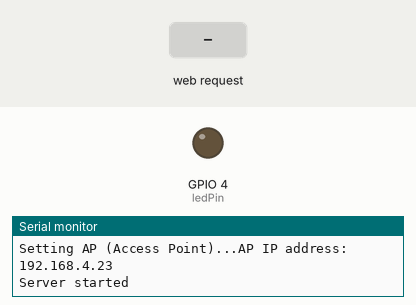
Simulated run of this sketch. Board: ESP32. Shown: output pins drawn as LEDs (lit = HIGH), the last lines printed to the serial monitor. Inputs (shaded band) come from the test bench.

Above: at 1.2 s.
1.3 s: HTTP request GET /led?state=on received
At 2.5 s:
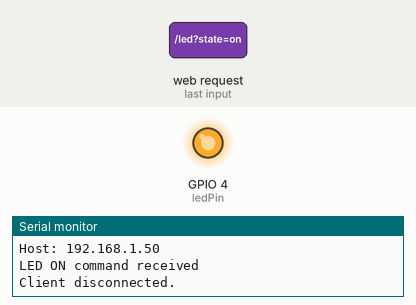
2.8 s: HTTP request GET /led?state=off received
At 3.7 s:
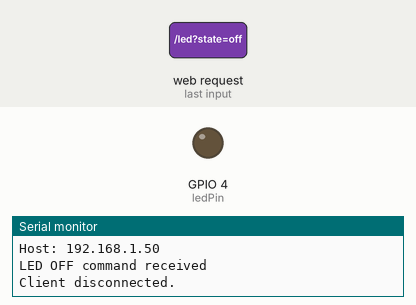
Timing chart, 0 to 5.8 s (numbered marks = the images above; inputs shaded):
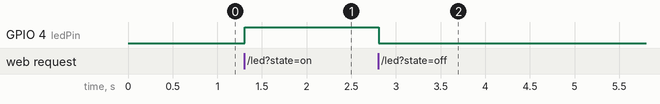

Measured:
- after the input at 1.3 s, GPIO 4 (ledPin): LOW → HIGH at once
- after the input at 2.8 s, GPIO 4 (ledPin): HIGH → LOW at once

The sketch:

test1.ino
```cpp
// this program is for toggle led with AP mode & static IP
#include <WiFi.h>

// Network credentials
const char* ssid = "ESP32-Access-Point";
const char* password = "123456789";

// Static IP configuration (comment out if not working)
IPAddress local_IP(192, 168, 4, 23);
IPAddress gateway(192, 168, 4, 23);
IPAddress subnet(255, 255, 255, 0);
IPAddress primaryDNS(8, 8, 8, 8);
IPAddress secondaryDNS(8, 8, 4, 4);

// Web server on port 80
WiFiServer server(80);

// HTTP request buffer
String header;

// LED state
String ledState = "on";

// LED pin (GPIO 2, confirmed working)
const int ledPin = 4;

void setup() {
  Serial.begin(115200);

  // Initialize LED pin
  pinMode(ledPin, OUTPUT);
  digitalWrite(ledPin, LOW);
  Serial.println("LED pin initialized on GPIO 2");

  // Set up Access Point
  Serial.print("Setting AP (Access Point)...");
  WiFi.softAPConfig(local_IP, gateway, subnet); // Uncomment for static IP
  WiFi.softAP(ssid, password);

  IPAddress IP = WiFi.softAPIP();
  Serial.print("AP IP address: ");
  Serial.println(IP);

  server.begin();
  Serial.println("Server started");
}

void loop() {
  WiFiClient client = server.available();   // Listen for incoming clients

  if (client) {                             // New client connected
    Serial.println("New Client.");
    String currentLine = "";
    while (client.connected()) {
      if (client.available()) {
        char c = client.read();
        Serial.write(c);
        header += c;
        if (c == '\n') {
          if (currentLine.length() == 0) {
            // Log full request
            Serial.println("Full request: " + header);

            // Handle LED requests
            if (header.indexOf("GET /led?state=on") >= 0) {
              Serial.println("LED ON command received");
              ledState = "on";
              digitalWrite(ledPin, HIGH);
              client.println("HTTP/1.1 200 OK");
              client.println("Content-type:text/plain");
              client.println("Connection: close");
              client.println();
              client.println("LED On");
            } else if (header.indexOf("GET /led?state=off") >= 0) {
              Serial.println("LED OFF command received");
              ledState = "off";
              digitalWrite(ledPin, LOW);
              client.println("HTTP/1.1 200 OK");
              client.println("Content-type:text/plain");
              client.println("Connection: close");
              client.println();
              client.println("LED Off");
            } else {
              // Serve HTML page
              client.println("HTTP/1.1 200 OK");
              client.println("Content-type:text/html");
              client.println("Connection: close");
              client.println();

              client.println("<!DOCTYPE html><html>");
              client.println("<head><meta name=\"viewport\" content=\"width=device-width, initial-scale=1\">");
              client.println("<link rel=\"icon\" href=\"data:,\">");
              client.println("<style>");
              client.println("html { font-family: Helvetica; display: inline-block; margin: 0px auto; text-align: center;}");
              client.println(".button { background-color: #4CAF50; border: none; color: white; padding: 16px 40px;");
              client.println("text-decoration: none; font-size: 30px; margin: 2px; cursor: pointer;}");
              client.println(".button2 { background-color: #555555;}");
              client.println("</style></head>");

              client.println("<body><h1>ESP32-CAM Insect Monitor</h1>");
              client.println("<p>LED (GPIO 4) - State: <span id=\"ledState\">" + ledState + "</span></p>");
              client.println("<p><button class=\"button\" onclick=\"toggleLed('on')\">ON</button>");
              client.println("<button class=\"button button2\" onclick=\"toggleLed('off')\">OFF</button></p>");
              client.println("<p id=\"status\">Status: Waiting for action</p>");
              client.println("<script>");
              client.println("function toggleLed(state) {");
              client.println("  document.getElementById('status').textContent = 'Status: Sending ' + state;");
              client.println("  fetch('/led?state=' + state)");
              client.println("    .then(response => response.text())");
              client.println("    .then(data => {");
              client.println("      console.log(data);");
              client.println("      document.getElementById('ledState').textContent = state;");
              client.println("      document.getElementById('status').textContent = 'Status: ' + data;");
              client.println("    })");
              client.println("    .catch(error => {");
              client.println("      console.error('Error:', error);");
              client.println("      document.getElementById('status').textContent = 'Status: Error';");
              client.println("    });");
              client.println("}");
              client.println("</script>");

              client.println("</body></html>");
              client.println();
            }
            break;
          } else {
            currentLine = "";
          }
        } else if (c != '\r') {
          currentLine += c;
        }
      }
    }
    header = "";
    client.stop();
    Serial.println("Client disconnected.");
    Serial.println("");
  }
}
```
